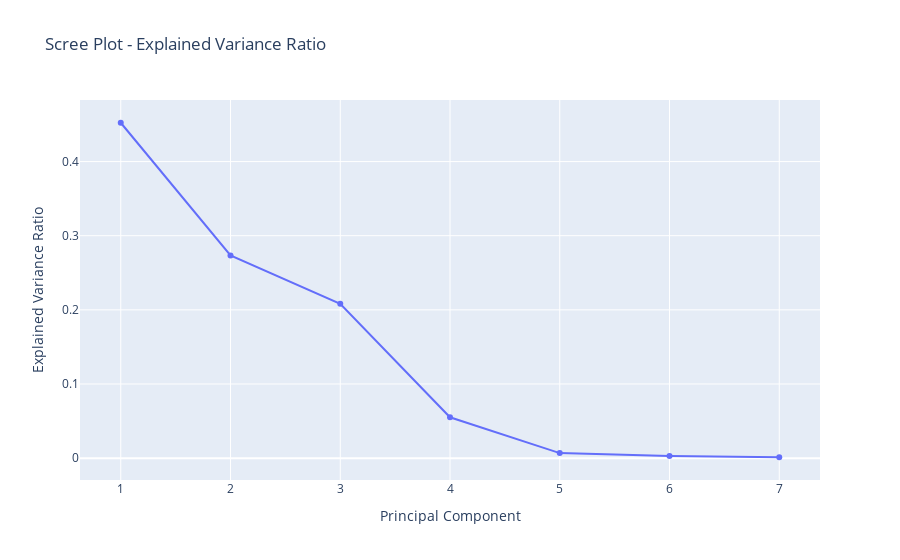

The notebook cell this image was saved under:
### Code cell
# Wyjaśniona wariancja
explained_variance_ratio = pca.explained_variance_ratio_

# Kumulatywna suma wyjaśnionej wariancji
cumulative_explained_variance_ratio = explained_variance_ratio.cumsum()

# Tworzenie osypiska (scree plot) za pomocą Plotly
fig = go.Figure()
fig.add_trace(go.Scatter(x=list(range(1, len(explained_variance_ratio) + 1)), y=explained_variance_ratio,
                         mode='lines+markers', name='Explained Variance Ratio'))

# Konfiguracja osi i tytułu
fig.update_layout(title='Scree Plot - Explained Variance Ratio',
                  xaxis_title='Principal Component',
                  yaxis_title='Explained Variance Ratio')

# Wyświetlenie wykresu
fig.show()

### Figure 1 — Plotly figure (JSON) as saved in the notebook; plotly's stock layout.template omitted (floating-point values rounded to 4 significant figures)
{"data": [{"mode": "lines+markers", "name": "Explained Variance Ratio", "type": "scatter", "x": [1, 2, 3, 4, 5, 6, 7], "y": [0.4524, 0.2734, 0.2082, 0.05507, 0.00675, 0.003011, 0.001183]}], "layout": {"title": {"text": "Scree Plot - Explained Variance Ratio"}, "xaxis": {"title": {"text": "Principal Component"}}, "yaxis": {"title": {"text": "Explained Variance Ratio"}}}}
